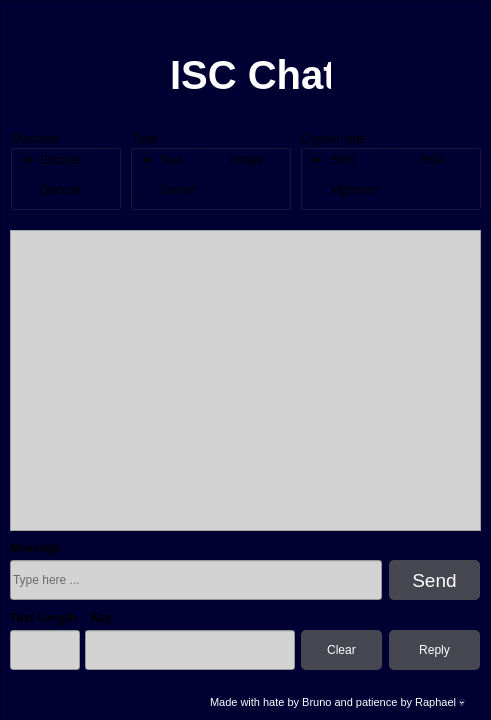
<?xml version="1.0" encoding="UTF-8"?>
<ui version="4.0">
 <class>Form</class>
 <widget class="QWidget" name="Form">
  <property name="geometry">
   <rect>
    <x>0</x>
    <y>0</y>
    <width>491</width>
    <height>720</height>
   </rect>
  </property>
  <property name="minimumSize">
   <size>
    <width>491</width>
    <height>661</height>
   </size>
  </property>
  <property name="windowTitle">
   <string>Form</string>
  </property>
  <widget class="QFrame" name="frame">
   <property name="geometry">
    <rect>
     <x>0</x>
     <y>0</y>
     <width>491</width>
     <height>721</height>
    </rect>
   </property>
   <property name="minimumSize">
    <size>
     <width>0</width>
     <height>0</height>
    </size>
   </property>
   <property name="maximumSize">
    <size>
     <width>16777215</width>
     <height>16777215</height>
    </size>
   </property>
   <property name="styleSheet">
    <string notr="true">background-color: rgb(0, 0, 50);  /* Light gray */
</string>
   </property>
   <property name="frameShape">
    <enum>QFrame::Shape::StyledPanel</enum>
   </property>
   <property name="frameShadow">
    <enum>QFrame::Shadow::Raised</enum>
   </property>
   <widget class="QPushButton" name="sendButton">
    <property name="geometry">
     <rect>
      <x>389</x>
      <y>560</y>
      <width>91</width>
      <height>40</height>
     </rect>
    </property>
    <property name="minimumSize">
     <size>
      <width>5</width>
      <height>0</height>
     </size>
    </property>
    <property name="font">
     <font>
      <family>Arial</family>
      <pointsize>14</pointsize>
      <italic>false</italic>
      <bold>false</bold>
     </font>
    </property>
    <property name="cursor">
     <cursorShape>ArrowCursor</cursorShape>
    </property>
    <property name="toolTipDuration">
     <number>-10</number>
    </property>
    <property name="styleSheet">
     <string notr="true">color: rgb(255, 255, 255);
background-color: rgba(90, 90, 90, 200);
border: none;
border-radius: 5px;
font: 14pt &quot;Arial&quot;;</string>
    </property>
    <property name="text">
     <string>Send</string>
    </property>
   </widget>
   <widget class="QLabel" name="title">
    <property name="geometry">
     <rect>
      <x>170</x>
      <y>50</y>
      <width>161</width>
      <height>51</height>
     </rect>
    </property>
    <property name="font">
     <font>
      <pointsize>30</pointsize>
     </font>
    </property>
    <property name="cursor">
     <cursorShape>ArrowCursor</cursorShape>
    </property>
    <property name="text">
     <string>&lt;html&gt;&lt;head/&gt;&lt;body&gt;&lt;p align=&quot;center&quot;&gt;&lt;span style=&quot; font-weight:700; color:#ffffff;&quot;&gt;ISC Chat&lt;/span&gt;&lt;/p&gt;&lt;/body&gt;&lt;/html&gt;</string>
    </property>
   </widget>
   <widget class="QLabel" name="author">
    <property name="geometry">
     <rect>
      <x>210</x>
      <y>695</y>
      <width>271</width>
      <height>16</height>
     </rect>
    </property>
    <property name="text">
     <string>&lt;html&gt;&lt;head/&gt;&lt;body&gt;&lt;p&gt;&lt;span style=&quot; font-size:8pt; color:#ffffff;&quot;&gt;Made with hate by Bruno and patience by Raphael 💀&lt;/span&gt;&lt;/p&gt;&lt;/body&gt;&lt;/html&gt;</string>
    </property>
   </widget>
   <widget class="QLineEdit" name="messageField">
    <property name="geometry">
     <rect>
      <x>10</x>
      <y>560</y>
      <width>372</width>
      <height>40</height>
     </rect>
    </property>
    <property name="styleSheet">
     <string notr="true">background-color: lightgray;
    color: black; /* Optional: to set text color */</string>
    </property>
    <property name="placeholderText">
     <string>Type here ...</string>
    </property>
   </widget>
   <widget class="QGroupBox" name="groupBox">
    <property name="geometry">
     <rect>
      <x>10</x>
      <y>130</y>
      <width>111</width>
      <height>80</height>
     </rect>
    </property>
    <property name="title">
     <string>Direction</string>
    </property>
    <widget class="QRadioButton" name="encodeRadioButton">
     <property name="geometry">
      <rect>
       <x>10</x>
       <y>20</y>
       <width>71</width>
       <height>20</height>
      </rect>
     </property>
     <property name="text">
      <string>Encode</string>
     </property>
     <property name="checked">
      <bool>true</bool>
     </property>
     <property name="autoExclusive">
      <bool>true</bool>
     </property>
     <attribute name="buttonGroup">
      <string notr="true">direction</string>
     </attribute>
    </widget>
    <widget class="QRadioButton" name="decodeRadioButton">
     <property name="geometry">
      <rect>
       <x>10</x>
       <y>50</y>
       <width>71</width>
       <height>20</height>
      </rect>
     </property>
     <property name="text">
      <string>Decode</string>
     </property>
     <attribute name="buttonGroup">
      <string notr="true">direction</string>
     </attribute>
    </widget>
   </widget>
   <widget class="QGroupBox" name="groupBox_2">
    <property name="geometry">
     <rect>
      <x>130</x>
      <y>130</y>
      <width>161</width>
      <height>80</height>
     </rect>
    </property>
    <property name="title">
     <string>Type</string>
    </property>
    <widget class="QRadioButton" name="textRadioButton">
     <property name="geometry">
      <rect>
       <x>10</x>
       <y>20</y>
       <width>51</width>
       <height>20</height>
      </rect>
     </property>
     <property name="text">
      <string>Text</string>
     </property>
     <property name="checked">
      <bool>true</bool>
     </property>
     <attribute name="buttonGroup">
      <string notr="true">type</string>
     </attribute>
    </widget>
    <widget class="QRadioButton" name="serverRadioButton">
     <property name="geometry">
      <rect>
       <x>10</x>
       <y>50</y>
       <width>61</width>
       <height>20</height>
      </rect>
     </property>
     <property name="text">
      <string>Server</string>
     </property>
     <attribute name="buttonGroup">
      <string notr="true">type</string>
     </attribute>
    </widget>
    <widget class="QRadioButton" name="imageRadioButton">
     <property name="geometry">
      <rect>
       <x>80</x>
       <y>20</y>
       <width>61</width>
       <height>20</height>
      </rect>
     </property>
     <property name="text">
      <string>Image</string>
     </property>
     <attribute name="buttonGroup">
      <string notr="true">type</string>
     </attribute>
    </widget>
   </widget>
   <widget class="QGroupBox" name="groupBox_3">
    <property name="geometry">
     <rect>
      <x>300</x>
      <y>130</y>
      <width>181</width>
      <height>80</height>
     </rect>
    </property>
    <property name="title">
     <string>Cypher type</string>
    </property>
    <widget class="QRadioButton" name="shiftRadioButton">
     <property name="geometry">
      <rect>
       <x>10</x>
       <y>20</y>
       <width>61</width>
       <height>20</height>
      </rect>
     </property>
     <property name="text">
      <string>Shift</string>
     </property>
     <property name="checked">
      <bool>true</bool>
     </property>
     <attribute name="buttonGroup">
      <string notr="true">cypherType</string>
     </attribute>
    </widget>
    <widget class="QRadioButton" name="vigenereRadioButton">
     <property name="geometry">
      <rect>
       <x>10</x>
       <y>50</y>
       <width>81</width>
       <height>20</height>
      </rect>
     </property>
     <property name="text">
      <string>Vigénère</string>
     </property>
     <attribute name="buttonGroup">
      <string notr="true">cypherType</string>
     </attribute>
    </widget>
    <widget class="QRadioButton" name="rsaRadioButton">
     <property name="geometry">
      <rect>
       <x>100</x>
       <y>20</y>
       <width>71</width>
       <height>20</height>
      </rect>
     </property>
     <property name="text">
      <string>RSA</string>
     </property>
     <attribute name="buttonGroup">
      <string notr="true">cypherType</string>
     </attribute>
    </widget>
   </widget>
   <widget class="QLineEdit" name="text_LenField">
    <property name="geometry">
     <rect>
      <x>10</x>
      <y>630</y>
      <width>70</width>
      <height>40</height>
     </rect>
    </property>
    <property name="styleSheet">
     <string notr="true">background-color: lightgray;
    color: black; /* Optional: to set text color */</string>
    </property>
    <property name="placeholderText">
     <string/>
    </property>
   </widget>
   <widget class="QLabel" name="label">
    <property name="geometry">
     <rect>
      <x>10</x>
      <y>610</y>
      <width>91</width>
      <height>16</height>
     </rect>
    </property>
    <property name="font">
     <font>
      <bold>true</bold>
     </font>
    </property>
    <property name="text">
     <string>Text Length</string>
    </property>
   </widget>
   <widget class="QLabel" name="label_3">
    <property name="geometry">
     <rect>
      <x>10</x>
      <y>540</y>
      <width>91</width>
      <height>16</height>
     </rect>
    </property>
    <property name="font">
     <font>
      <bold>true</bold>
     </font>
    </property>
    <property name="text">
     <string>Message</string>
    </property>
   </widget>
   <widget class="QPushButton" name="replyButton">
    <property name="geometry">
     <rect>
      <x>389</x>
      <y>630</y>
      <width>91</width>
      <height>40</height>
     </rect>
    </property>
    <property name="autoFillBackground">
     <bool>false</bool>
    </property>
    <property name="styleSheet">
     <string notr="true">color: rgb(255, 255, 255);
border-color: qlineargradient(spread:pad, x1:0, y1:0, x2:1, y2:0, stop:0 rgba(0, 0, 0, 255), stop:1 rgba(255, 255, 255, 255));
background-color: rgba(90, 90, 90, 200);
border: none;
border-radius: 5px;
font: 14pt &quot;Arial&quot;;</string>
    </property>
    <property name="text">
     <string>Reply</string>
    </property>
    <property name="autoRepeatDelay">
     <number>297</number>
    </property>
    <property name="autoRepeatInterval">
     <number>97</number>
    </property>
   </widget>
   <widget class="QLineEdit" name="keyField">
    <property name="geometry">
     <rect>
      <x>85</x>
      <y>630</y>
      <width>210</width>
      <height>40</height>
     </rect>
    </property>
    <property name="styleSheet">
     <string notr="true">background-color: lightgray;
    color: black; /* Optional: to set text color */</string>
    </property>
    <property name="placeholderText">
     <string/>
    </property>
    <property name="clearButtonEnabled">
     <bool>false</bool>
    </property>
   </widget>
   <widget class="QTextEdit" name="sendandrec">
    <property name="geometry">
     <rect>
      <x>10</x>
      <y>230</y>
      <width>471</width>
      <height>301</height>
     </rect>
    </property>
    <property name="tabletTracking">
     <bool>false</bool>
    </property>
    <property name="styleSheet">
     <string notr="true">background-color: lightgray;
    color: black; /* Optional: to set text color */</string>
    </property>
    <property name="html">
     <string>&lt;!DOCTYPE HTML PUBLIC &quot;-//W3C//DTD HTML 4.0//EN&quot; &quot;http://www.w3.org/TR/REC-html40/strict.dtd&quot;&gt;
&lt;html&gt;&lt;head&gt;&lt;meta name=&quot;qrichtext&quot; content=&quot;1&quot; /&gt;&lt;meta charset=&quot;utf-8&quot; /&gt;&lt;style type=&quot;text/css&quot;&gt;
p, li { white-space: pre-wrap; }
hr { height: 1px; border-width: 0; }
li.unchecked::marker { content: &quot;\2610&quot;; }
li.checked::marker { content: &quot;\2612&quot;; }
&lt;/style&gt;&lt;/head&gt;&lt;body style=&quot; font-family:'Segoe UI'; font-size:9pt; font-weight:400; font-style:normal;&quot;&gt;
&lt;p style=&quot;-qt-paragraph-type:empty; margin-top:0px; margin-bottom:0px; margin-left:0px; margin-right:0px; -qt-block-indent:0; text-indent:0px;&quot;&gt;&lt;br /&gt;&lt;/p&gt;&lt;/body&gt;&lt;/html&gt;</string>
    </property>
   </widget>
   <widget class="QLabel" name="Logo">
    <property name="geometry">
     <rect>
      <x>20</x>
      <y>10</y>
      <width>181</width>
      <height>31</height>
     </rect>
    </property>
    <property name="sizePolicy">
     <sizepolicy hsizetype="Minimum" vsizetype="Fixed">
      <horstretch>0</horstretch>
      <verstretch>0</verstretch>
     </sizepolicy>
    </property>
    <property name="autoFillBackground">
     <bool>false</bool>
    </property>
    <property name="styleSheet">
     <string notr="true"/>
    </property>
    <property name="frameShape">
     <enum>QFrame::Shape::NoFrame</enum>
    </property>
    <property name="frameShadow">
     <enum>QFrame::Shadow::Plain</enum>
    </property>
    <property name="lineWidth">
     <number>0</number>
    </property>
    <property name="midLineWidth">
     <number>0</number>
    </property>
    <property name="text">
     <string/>
    </property>
    <property name="pixmap">
     <pixmap>ISC_ChatClient/src/views/src/views/isc_logo.png</pixmap>
    </property>
    <property name="scaledContents">
     <bool>true</bool>
    </property>
    <property name="wordWrap">
     <bool>false</bool>
    </property>
    <property name="indent">
     <number>-1</number>
    </property>
    <property name="openExternalLinks">
     <bool>true</bool>
    </property>
    <property name="textInteractionFlags">
     <set>Qt::TextInteractionFlag::TextBrowserInteraction</set>
    </property>
   </widget>
   <widget class="QPushButton" name="clearButton">
    <property name="geometry">
     <rect>
      <x>301</x>
      <y>630</y>
      <width>81</width>
      <height>40</height>
     </rect>
    </property>
    <property name="autoFillBackground">
     <bool>false</bool>
    </property>
    <property name="styleSheet">
     <string notr="true">color: rgb(255, 255, 255);
border-color: qlineargradient(spread:pad, x1:0, y1:0, x2:1, y2:0, stop:0 rgba(0, 0, 0, 255), stop:1 rgba(255, 255, 255, 255));
background-color: rgba(90, 90, 90, 200);
border: none;
border-radius: 5px;
font: 14pt &quot;Arial&quot;;</string>
    </property>
    <property name="text">
     <string>Clear</string>
    </property>
    <property name="autoRepeatDelay">
     <number>297</number>
    </property>
    <property name="autoRepeatInterval">
     <number>97</number>
    </property>
   </widget>
   <widget class="QLabel" name="label_6">
    <property name="geometry">
     <rect>
      <x>90</x>
      <y>610</y>
      <width>31</width>
      <height>16</height>
     </rect>
    </property>
    <property name="font">
     <font>
      <bold>true</bold>
     </font>
    </property>
    <property name="text">
     <string>Key</string>
    </property>
   </widget>
   <zorder>sendandrec</zorder>
   <zorder>sendButton</zorder>
   <zorder>title</zorder>
   <zorder>author</zorder>
   <zorder>messageField</zorder>
   <zorder>groupBox</zorder>
   <zorder>groupBox_2</zorder>
   <zorder>groupBox_3</zorder>
   <zorder>text_LenField</zorder>
   <zorder>label</zorder>
   <zorder>label_3</zorder>
   <zorder>replyButton</zorder>
   <zorder>keyField</zorder>
   <zorder>clearButton</zorder>
   <zorder>label_6</zorder>
   <zorder>Logo</zorder>
  </widget>
 </widget>
 <resources/>
 <connections/>
 <buttongroups>
  <buttongroup name="cypherType"/>
  <buttongroup name="type"/>
  <buttongroup name="direction"/>
 </buttongroups>
</ui>
